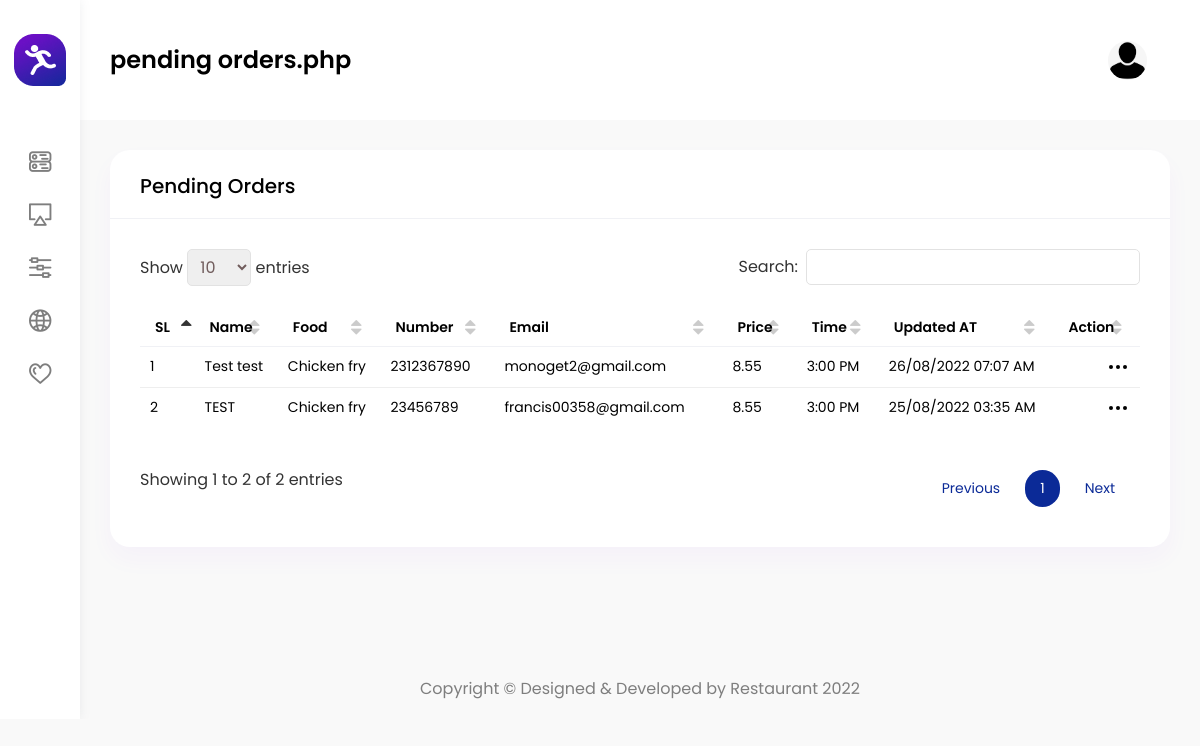
Screenshot of /admin/pending-orders.php with the database file from the repository.
### tables this page shows
CREATE TABLE `order_detail` (
  `id` int(11) NOT NULL,
  `name` varchar(100) NOT NULL,
  `restaurant` varchar(100) NOT NULL,
  `food` varchar(100) NOT NULL,
  `code` varchar(8) NOT NULL,
  `date` varchar(20) NOT NULL,
  `time` varchar(20) NOT NULL,
  `seat_number` varchar(20) NOT NULL,
  `number` varchar(20) NOT NULL,
  `email` varchar(100) NOT NULL,
  `price` double(10,2) NOT NULL,
  `occasion` varchar(150) NOT NULL,
  `alergies` varchar(150) NOT NULL,
  `status` int(11) NOT NULL DEFAULT 0,
  `inserted_at` datetime NOT NULL,
  `updated_at` timestamp NOT NULL DEFAULT current_timestamp() ON UPDATE current_timestamp()
);

### admin/includes/dbController.php (called while the page is built, shortened)
<?php
class DBController {
    private $host = "localhost";
    private $user = "root";
    private $password = "";
    private $database = "restaurents";
    private $conn;
    function __construct() {
        $this->conn = $this->connectDB();
    }
    function connectDB() {
        $conn = mysqli_connect($this->host,$this->user,$this->password,$this->database);
        return $conn;
    }
    function runQuery($query) {
        $result = mysqli_query($this->conn,$query);
        while($row=mysqli_fetch_assoc($result)) {
            $resultset[] = $row;
        }
        if(!empty($resultset))
            return $resultset;
    }
    function numRows($query) {
        $result  = mysqli_query($this->conn,$query);
        $rowcount = mysqli_num_rows($result);
        return $rowcount;
    }
}

### admin/includes/session.php (called while the page is built, shortened)
<?php
require_once("includes/dbController.php");
$db_handle = new DBController();
require_once("includes/send_report.php");

### admin/includes/send_report.php (called while the page is built, shortened)
<?php
$daily_report = $db_handle->runQuery("SELECT * FROM `daily_report` order by id desc");
$monthly_report = $db_handle->runQuery("SELECT * FROM `monthly_report` order by id desc");

### admin/pending-orders.php (the view, shortened to what this page needs)
<?php require_once('includes/session.php') ?>
<!DOCTYPE html>
<html lang="en">
<head>
    <?php require_once('includes/css.php') ?>
</head>
<body>
<div id="main-wrapper">
    <?php require_once('includes/logoDetails.php') ?>
    <?php require_once('includes/header.php') ?>
    <?php require_once('includes/sidebar.php') ?>
    <div class="content-body">
        <div class="container-fluid">
            <div class="row">
                <div class="col-xl-12 col-xxl-12">
                    <div class="row">
                        <div class="col-12">
                            <div class="card">
                                <div class="card-header">
                                    <h4 class="card-title">Pending Orders</h4>
                                </div>
                                <div class="card-body">
                                    <div class="table-responsive">
                                        <table id="example" class="display min-w850">
                                            <thead>
                                            <tr>
                                                <th>SL</th>
                                                <th>Name</th>
                                                <th>Food</th>
                                                <th>Number</th>
                                                <th>Email</th>
                                                <th>Price</th>
                                                <th>Time</th>
                                                <th>Updated AT</th>
                                                <th>Action</th>
                                            </tr>
                                            </thead>
                                            <tbody>
                                            <?php
                                            $order_data = $db_handle->runQuery("SELECT * FROM order_detail where status=0 order by id desc");
                                            $row_count = $db_handle->numRows("SELECT * FROM order_detail where status=0 order by id desc");
                                            for ($i = 0; $i < $row_count; $i++) {
                                                ?>
                                                <tr>
                                                    <td><?php echo $i + 1; ?></td>
                                                    <td><?php echo $order_data[$i]["name"]; ?></td>
                                                    <td><?php echo $order_data[$i]["food"]; ?></td>
                                                    <td><?php echo $order_data[$i]["number"]; ?></td>
                                                    <td><?php echo $order_data[$i]["email"]; ?></td>
                                                    <td><?php echo $order_data[$i]["price"]; ?></td>
                                                    <td><?php echo $order_data[$i]["time"]; ?></td>
                                                    <td>
                                                        <?php
                                                        $datetime = new DateTime($order_data[$i]["updated_at"]);
                                                        $la_time = new DateTimeZone('America/New_York');
                                                        $datetime->setTimezone($la_time);
                                                        echo $datetime->format('d/m/Y h:i A'); ?>
                                                    </td>
                                                    <td>
                                                        <div class="dropdown ml-auto text-right">
                                                            <div class="btn-link" data-toggle="dropdown">
                                                            </div>
                                                        </div>
                                                    </td>
                                                </tr>
                                                <?php
                                            }
                                            ?>
                                            </tbody>
                                        </table>
                                    </div>
                                </div>
                            </div>
                        </div>
                    </div>
                </div>
            </div>
        </div>
    </div>
    <?php require_once('includes/footer.php') ?>
</div>
</body>
</html>

### rows the page displays
order_detail: name "Test test", food "Chicken fry", number "2312367890", email "monoget2@gmail.com", price "8.55", time "3:00 PM", updated_at "26/08/2022 07:07 AM"
order_detail: name "TEST", food "Chicken fry", number "23456789", email "francis00358@gmail.com", price "8.55", time "3:00 PM", updated_at "25/08/2022 03:35 AM"

### other values shown
strtok($string, '?') "pending orders.php"
